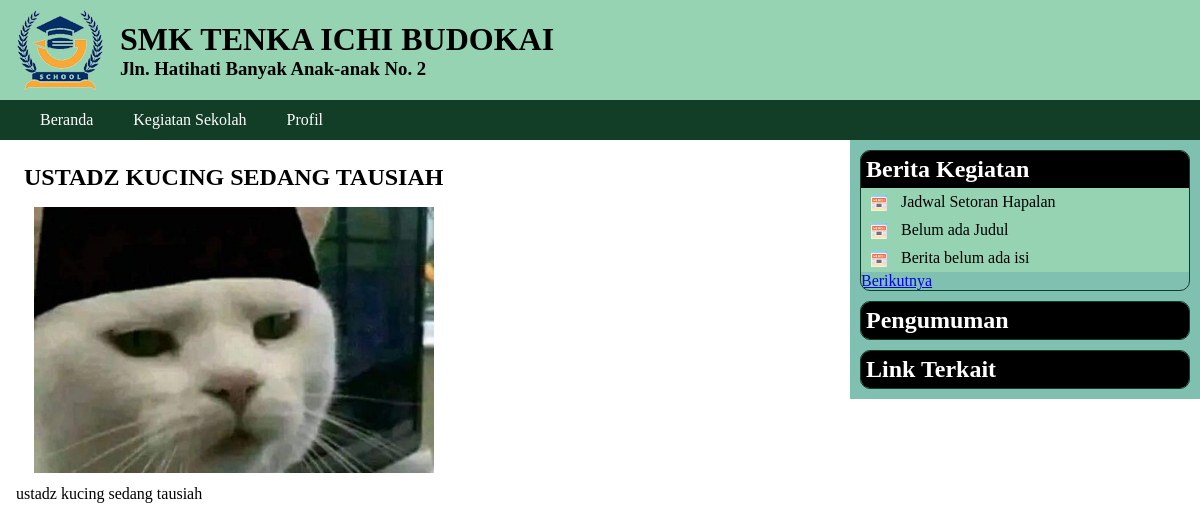
Page /kegiatan.php?id=4 on the committed database.
### tables this page shows
CREATE TABLE `kegiatan` (
  `ID_kegiatan` int(10) NOT NULL,
  `judul_kegiatan` varchar(200) NOT NULL,
  `artikel_kegiatan` text NOT NULL,
  `tgl_upload` datetime NOT NULL,
  `ID_admin` int(2) NOT NULL
);

CREATE TABLE `foto_kegiatan` (
  `ID` int(10) NOT NULL,
  `ID_kegiatan` int(10) NOT NULL,
  `foto` varchar(100) NOT NULL,
  `caption` varchar(255) NOT NULL
);

### kegiatan.php (the view, shortened to what this page needs)
<?php
include "admin/config.php";
include "admin/functions.php";
$p = isset($_GET['p'])? $_GET['p'] : 1;
$limit = 3;
$start = ($p-1) * $limit;
$sql2 = " SELECT ID_kegiatan,
                 judul_kegiatan
          FROM kegiatan
          ORDER BY ID_kegiatan DESC
          LIMIT $start, $limit ";
$hasil2 = get_data($sql2);
include "header.php";
?>
<main>
<section>
<?php
if (isset($_GET["id"])) {
 $id = $_GET["id"];
 $sql3 = " SELECT * FROM kegiatan
           WHERE ID_kegiatan = $id";
 $hasil3 = get_data($sql3);
 $berita = $hasil3[0];
 $sql4 = " SELECT * FROM foto_kegiatan
           WHERE ID_kegiatan = $id";
 $listfoto = get_data($sql4);
 echo "<h1>$berita[judul_kegiatan]</h1>";
 if (isset($listfoto[0])){
  $gambar = $listfoto[0]['foto'];
  cetak_foto( $gambar );
 }
 echo "<div>$berita[artikel_kegiatan]</div> ";
}
?>
</section>
<aside>
 <div class='widget'>
   <h2>Berita Kegiatan</h2>
   <ul class='daftar_link'>
<?php
for($i=0; $i<count($hasil2); $i++) {
    $id_kegiatan = $hasil2[$i]["ID_kegiatan"];
    $judul = $hasil2[$i]["judul_kegiatan"];
    echo "<li>
    <a href='kegiatan.php?id=$id_kegiatan'>
    $judul</a></li> ";
}
?>
   </ul>
<?php
$next_p = $p + 1;
echo "<a href='kegiatan.php?p=$next_p'>
      Berikutnya </a>";
?>
 </div>
 <div class='widget'>
  <h2>Pengumuman</h2>
 </div>
 <div class='widget'>
  <h2>Link Terkait</h2>
 </div>
</aside>
</main>
</body>
</html>

### admin/functions.php (shortened to what this page needs)
<?php
function get_data( $sql ) {
    global $koneksi;
    $hasil = array();
    $query = mysqli_query($koneksi, $sql);
    if (mysqli_num_rows($query) == 0) {
        return $hasil;
    }
    else
    {
        while( $row = mysqli_fetch_assoc($query)){
            $hasil[] = $row;
        }
        return $hasil;
    }
}
function cetak_foto($gambar) {
    echo "<blockquote>
    <a href='upload/$gambar'
       target='_blank'>
    <img src='upload/$gambar' width='400'>
    </a>
    </blockquote>";
}

### style.css (style rules this page uses)
* { margin:0; padding:0; }
main { display: flex; justify-content: space-between; }
main section { padding: 1rem; text-align: justify; }
blockquote { padding:0.5rem; text-align: center; }
section h1 { padding: 0.5rem; text-transform: uppercase; font-family: Impact; }
aside { width: 350px; background:#80c0b0; height: 100%; }
.widget { margin: 10px; border-radius: 10px; border:1px solid #123d26; overflow: hidden; }
.widget h2 { background:black; color:white; padding:5px; font-family:Tahoma; }
.daftar_link { list-style: none; }
.daftar_link li { background:#96d3b3; }
.daftar_link li::before { content: ''; display: inline-block; height: 16px; width: 16px; background-size: cover; background-image: url('images/icon-news.png'); background-repeat: no-repeat; margin-left: 10px; background-position: center center; vertical-align: middle; }
.daftar_link li a { display:inline-block; padding:5px 10px; text-decoration: none; color:black; }

### rows in the picture
kegiatan: judul_kegiatan "USTADZ KUCING SEDANG TAUSIAH", artikel_kegiatan "ustadz kucing sedang tausiah"
foto_kegiatan: foto (picture)
kegiatan: judul_kegiatan "Jadwal Setoran Hapalan"
kegiatan: judul_kegiatan "Belum ada Judul"
kegiatan: judul_kegiatan "Berita belum ada isi"
